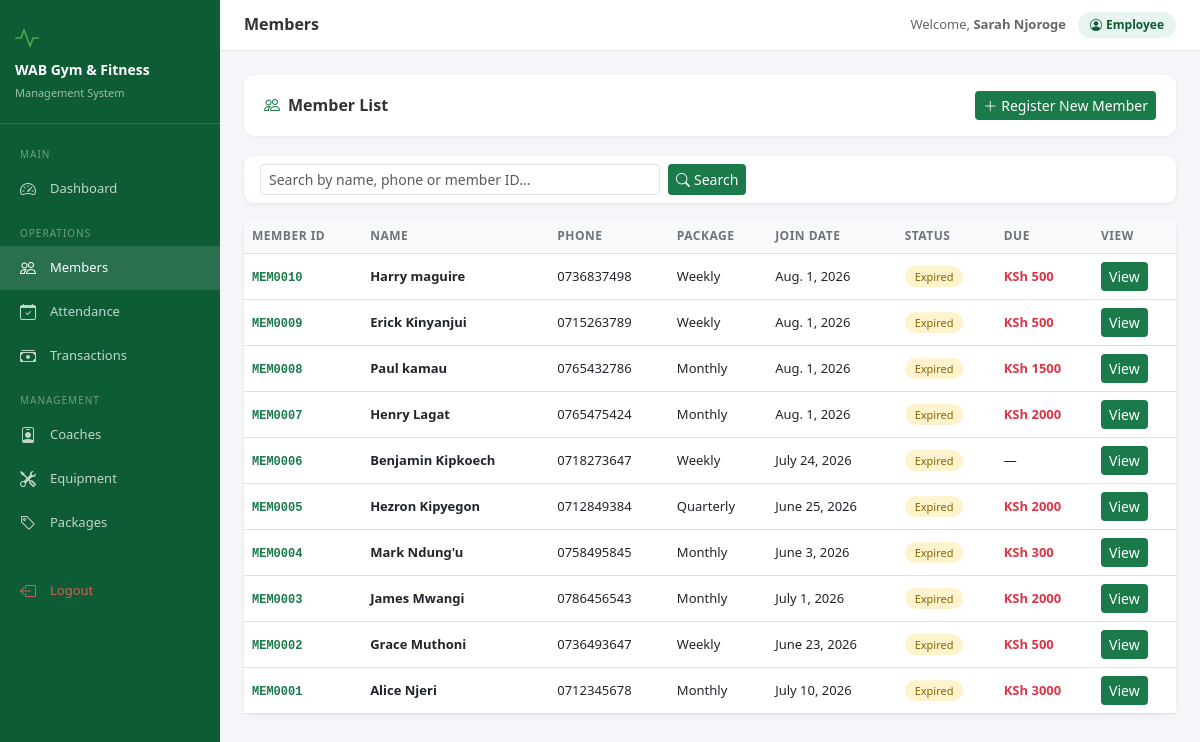
Page /members/ (signed in) on the committed database.
### accounts/models.py (models this page shows, shortened)
class User(AbstractUser):
    ROLE_CHOICES = [
        ("admin", "Admin"),
        ("receptionist", "Receptionist"),
        ("accountant", "Accountant"),
        ("coach", "Coach"),
    ]
    role = models.CharField(
        max_length=20,
        choices=ROLE_CHOICES,
        default="receptionist",
    )
    phone = models.CharField(
        max_length=15,
        blank=True,
        null=True,
    )
    @property
    def is_admin(self):
        return self.role == "admin"

### members/models.py (models this page shows, shortened)
class Member(models.Model):
    member_id  = models.CharField(max_length=20, unique=True, blank=True)
    name       = models.CharField(max_length=100)
    dob        = models.DateField()
    nid        = models.CharField(max_length=20, blank=True, null=True)
    gender     = models.CharField(max_length=10, choices=GENDER_CHOICES)
    phone      = models.CharField(max_length=15, unique=True)
    email      = models.EmailField(blank=True, null=True)
    address    = models.TextField(blank=True, null=True)
    referee    = models.CharField(max_length=100, blank=True, null=True)
    package    = models.ForeignKey(Package, on_delete=models.SET_NULL, null=True)
    join_date  = models.DateField()
    expiry_date= models.DateField()
    amount_paid = models.DecimalField(max_digits=10, decimal_places=2, default=0)
    due_payment= models.DecimalField(max_digits=10, decimal_places=2, default=0)
    photo      = models.ImageField(upload_to='members/', blank=True, null=True)
    status     = models.BooleanField(default=True)
    created_at = models.DateTimeField(auto_now_add=True)

### packages/models.py (models this page shows, shortened)
class Package(models.Model):
    name = models.CharField(max_length=50, unique=True)
    duration_days = models.IntegerField()
    fee = models.DecimalField(max_digits=10, decimal_places=2)
    description = models.TextField(blank=True, null=True)
    is_active = models.BooleanField(default=True)

### members/views.py (the view)
# urls.py: path('', views.member_list, name='member_list'),
@login_required
def member_list(request):
    q = request.GET.get('q', '')
    members = Member.objects.select_related('package').order_by('-created_at')
    if q:
        members = members.filter(name__icontains=q) | \
                  members.filter(phone__icontains=q) | \
                  members.filter(member_id__icontains=q)
    members = members.distinct()
    return render(request, 'members/member_list.html', {
        'members': members, 'q': q,
        'today': timezone.now().date()
    })

### members/templates/members/member_list.html (shortened to what this page needs)
{% extends 'base.html' %}
{% block page_title %}Members{% endblock %}
{% block content %}
<div class="section-header">
  <h4><i class="bi bi-people me-2" style="color:#1a7a4a"></i>Member List</h4>
  <a href="{% url 'member_create' %}" class="btn btn-wab btn-sm">
    <i class="bi bi-plus-lg me-1"></i>Register New Member
  </a>
</div>
<div class="card mb-3">
  <div class="card-body py-2">
    <form method="get" class="d-flex gap-2">
      <input type="text" name="q" value="{{ q }}" class="form-control form-control-sm"
             placeholder="Search by name, phone or member ID..." style="max-width:400px">
      <button class="btn btn-wab btn-sm"><i class="bi bi-search me-1"></i>Search</button>
    </form>
  </div>
</div>
<div class="card">
  <div class="card-body p-0">
    <div class="table-responsive">
    <table class="table table-hover mb-0">
      <thead>
        <tr>
          <th>Member ID</th>
          <th>Name</th>
          <th>Phone</th>
          <th>Package</th>
          <th>Join Date</th>
          <th>Status</th>
          <th>Due</th>
          <th>View</th>
        </tr>
      </thead>
      <tbody>
        {% for m in members %}
        <tr>
          <td><span style="font-family:monospace;font-size:12px;font-weight:600;color:#1a7a4a">{{ m.member_id }}</span></td>
          <td><strong>{{ m.name }}</strong></td>
          <td>{{ m.phone }}</td>
          <td>{{ m.package.name|default:'—' }}</td>
          <td>{{ m.join_date }}</td>
          <td>
            {% if not m.status %}
              <span class="badge-inactive">Inactive</span>
            {% elif m.expiry_date < today %}
              <span class="badge-expired">Expired</span>
            {% else %}
              <span class="badge-active">Active</span>
            {% endif %}
          </td>
          <td>{% if m.due_payment > 0 %}<strong style="color:#dc3545">KSh {{ m.due_payment|floatformat:0 }}</strong>{% else %}—{% endif %}</td>
          <td><a href="{% url 'member_detail' m.pk %}" class="btn btn-sm btn-wab">View</a></td>
        </tr>
        {% empty %}
        <tr><td colspan="8" class="text-center py-4" style="color:#aaa">No members found.</td></tr>
        {% endfor %}
      </tbody>
    </table>
    </div>
  </div>
</div>
{% endblock %}

### templates/base.html (shortened to what this page needs)
<!DOCTYPE html>
<html lang="en">
<head>
<link href="https://cdn.jsdelivr.net/npm/bootstrap@5.3.0/dist/css/bootstrap.min.css" rel="stylesheet">
<link href="https://cdn.jsdelivr.net/npm/bootstrap-icons@1.11.0/font/bootstrap-icons.css" rel="stylesheet">
</head>
<body>
{% if user.is_authenticated %}
<div class="sidebar">
  <div class="brand">
    <div style="font-size:24px;color:#4caf50;margin-bottom:6px"><i class="bi bi-activity"></i></div>
    <h5>WAB Gym & Fitness</h5>
    <small>Management System</small>
  </div>
  <nav class="mt-2">
    <div class="nav-section">Main</div>
    <a href="{% url 'dashboard' %}" class="nav-link {% if request.resolver_match.url_name == 'dashboard' %}active{% endif %}">
      <i class="bi bi-speedometer2"></i> Dashboard
    </a>
    <div class="nav-section">Operations</div>
    <a href="{% url 'member_list' %}" class="nav-link {% if 'member' in request.resolver_match.url_name %}active{% endif %}">
      <i class="bi bi-people"></i> Members
    </a>
    <a href="{% url 'attendance_list' %}" class="nav-link {% if 'attendance' in request.resolver_match.url_name %}active{% endif %}">
      <i class="bi bi-calendar-check"></i> Attendance
    </a>
    <a href="{% url 'payment_list' %}" class="nav-link {% if 'payment' in request.resolver_match.url_name %}active{% endif %}">
      <i class="bi bi-cash-stack"></i> Transactions
    </a>
    <div class="nav-section">Management</div>
    <a href="{% url 'coach_list' %}" class="nav-link {% if 'coach' in request.resolver_match.url_name %}active{% endif %}">
      <i class="bi bi-person-badge"></i> Coaches
    </a>
    <a href="{% url 'equipment_list' %}" class="nav-link {% if 'equipment' in request.resolver_match.url_name %}active{% endif %}">
      <i class="bi bi-tools"></i> Equipment
    </a>
    <a href="{% url 'package_list' %}" class="nav-link {% if 'package' in request.resolver_match.url_name %}active{% endif %}">
      <i class="bi bi-tag"></i> Packages
    </a>
    <div class="mt-4 mb-2">
    <a href="{% url 'logout' %}" class="nav-link" style="color:rgba(255,100,100,.8)">
      <i class="bi bi-box-arrow-left"></i> Logout
    </a>
    </div>
  </nav>
</div>
<div class="main-content">
  <div class="topbar">
    <h6 class="page-title">{% block page_title %}WAB Gym{% endblock %}</h6>
    <div class="user-info">
      <span style="font-size:13px;color:#666">Welcome, <strong>{{ user.get_full_name|default:user.username }}</strong></span>
      <span class="user-badge"><i class="bi bi-person-circle me-1"></i>{{ user.role|title }}</span>
    </div>
  </div>
  <div class="content-area">
    {% block content %}{% endblock %}
  </div>
</div>
{% else %}
{% block auth_content %}{% endblock %}
{% endif %}
</body>
</html>

### templates/base.html (style rules this page uses)
:root { --wab-green:#1a7a4a;--wab-dark:#0d5c36;--wab-light:#e8f5ee;--sidebar-w:220px }
body { background:#f4f6f9;font-family:'Segoe UI',sans-serif }
.sidebar { position:fixed;top:0;left:0;height:100vh;width:var(--sidebar-w);background:var(--wab-dark);z-index:1000;overflow-y:auto;transition:.3s }
.sidebar .brand { padding:20px 15px;border-bottom:1px solid rgba(255,255,255,.15) }
.sidebar .brand h5 { color:#fff;margin:0;font-size:14px;font-weight:700 }
.sidebar .brand small { color:rgba(255,255,255,.6);font-size:11px }
.sidebar .nav-link { color:rgba(255,255,255,.75);padding:10px 20px;font-size:13px;display:flex;align-items:center;gap:10px;border-radius:0;transition:.2s }
.sidebar .nav-link:hover,.sidebar .nav-link.active { color:#fff;background:rgba(255,255,255,.12) }
.sidebar .nav-link i { font-size:16px;width:20px }
.sidebar .nav-section { color:rgba(255,255,255,.4);font-size:10px;text-transform:uppercase;letter-spacing:1px;padding:15px 20px 5px }
.main-content { margin-left:var(--sidebar-w);min-height:100vh }
.topbar { background:#fff;border-bottom:1px solid #e5e5e5;padding:12px 24px;display:flex;align-items:center;justify-content:space-between;position:sticky;top:0;z-index:999 }
.topbar .page-title { font-size:16px;font-weight:600;color:#333;margin:0 }
.topbar .user-info { display:flex;align-items:center;gap:12px }
.topbar .user-badge { background:var(--wab-light);color:var(--wab-dark);padding:4px 12px;border-radius:20px;font-size:12px;font-weight:600 }
.content-area { padding:24px }
.card { border:none;border-radius:10px;box-shadow:0 1px 4px rgba(0,0,0,.08) }
.btn-wab { background:var(--wab-green);color:#fff;border:none }
.badge-expired { background:#fff3cd;color:#856404;padding:3px 10px;border-radius:12px;font-size:11px }
.table th { background:#f8f9fa;font-size:12px;font-weight:600;text-transform:uppercase;letter-spacing:.5px;color:#6c757d }
.table td { font-size:13px;vertical-align:middle }
.section-header { background:#fff;border-radius:10px;padding:16px 20px;margin-bottom:20px;box-shadow:0 1px 4px rgba(0,0,0,.06);display:flex;align-items:center;justify-content:space-between }
.section-header h4 { margin:0;font-size:16px;font-weight:700;color:#333 }

### rows in the picture
User: get_full_name "Sarah Njoroge", role "Employee"
Member: member_id "MEM0010", name "Harry maguire", phone "0736837498", package.name "Weekly", join_date "Aug. 1, 2026", status "Expired", due_payment "500"
Member: member_id "MEM0009", name "Erick Kinyanjui", phone "0715263789", package.name "Weekly", join_date "Aug. 1, 2026", status "Expired", due_payment "500"
Member: member_id "MEM0008", name "Paul kamau", phone "0765432786", package.name "Monthly", join_date "Aug. 1, 2026", status "Expired", due_payment "1500"
Member: member_id "MEM0007", name "Henry Lagat", phone "0765475424", package.name "Monthly", join_date "Aug. 1, 2026", status "Expired", due_payment "2000"
Member: member_id "MEM0006", name "Benjamin Kipkoech", phone "0718273647", package.name "Weekly", join_date "July 24, 2026", status "Expired"
Member: member_id "MEM0005", name "Hezron Kipyegon", phone "0712849384", package.name "Quarterly", join_date "June 25, 2026", status "Expired", due_payment "2000"
Member: member_id "MEM0004", name "Mark Ndung'u", phone "0758495845", package.name "Monthly", join_date "June 3, 2026", status "Expired", due_payment "300"
Member: member_id "MEM0003", name "James Mwangi", phone "0786456543", package.name "Monthly", join_date "July 1, 2026", status "Expired", due_payment "2000"
Member: member_id "MEM0002", name "Grace Muthoni", phone "0736493647", package.name "Weekly", join_date "June 23, 2026", status "Expired", due_payment "500"
Member: member_id "MEM0001", name "Alice Njeri", phone "0712345678", package.name "Monthly", join_date "July 10, 2026", status "Expired", due_payment "3000"
